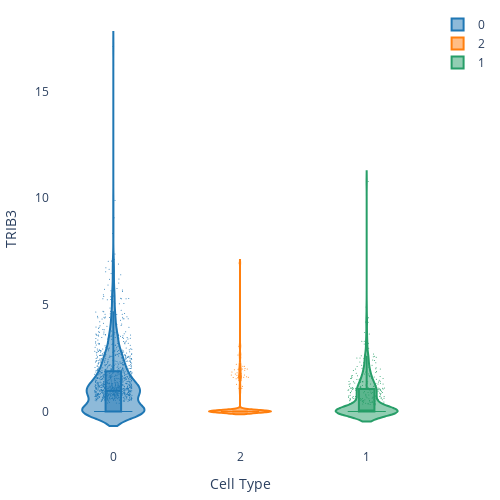

Source (notebook cell):
### Code cell
scout.ply.violin(adata, adata.var.index[14], "cell_type", layer="ncounts")

### Figure 1 — Plotly figure (JSON) as saved in the notebook; plotly's stock layout.template omitted (floating-point values rounded to 4 significant figures; data arrays with more than 128 entries replaced by an {"elided": "..."} marker saying what was removed)
{"data": [{"box": {"visible": true}, "jitter": 0.6, "line": {"color": "#1f77b4"}, "marker": {"size": 1}, "meanline": {"visible": false}, "name": "0", "pointpos": 0, "points": "all", "type": "violin", "y": {"elided": "1434 float values"}}, {"box": {"visible": true}, "jitter": 0.6, "line": {"color": "#ff7f0e"}, "marker": {"size": 1}, "meanline": {"visible": false}, "name": "2", "pointpos": 0, "points": "all", "type": "violin", "y": {"elided": "314 float values"}}, {"box": {"visible": true}, "jitter": 0.6, "line": {"color": "#279e68"}, "marker": {"size": 1}, "meanline": {"visible": false}, "name": "1", "pointpos": 0, "points": "all", "type": "violin", "y": {"elided": "483 float values"}}], "layout": {"autosize": false, "height": 500, "margin": {"b": 10, "l": 10, "r": 10, "t": 10}, "paper_bgcolor": "white", "plot_bgcolor": "white", "width": 500, "xaxis": {"title": {"text": "Cell Type"}}, "yaxis": {"title": {"text": "TRIB3"}}}}
